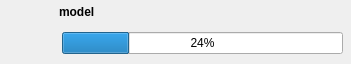
<?xml version="1.0" encoding="UTF-8"?>
<ui version="4.0">
 <class>BoardWidget</class>
 <widget class="QWidget" name="BoardWidget">
  <property name="geometry">
   <rect>
    <x>0</x>
    <y>0</y>
    <width>351</width>
    <height>64</height>
   </rect>
  </property>
  <property name="sizePolicy">
   <sizepolicy hsizetype="Expanding" vsizetype="Fixed">
    <horstretch>0</horstretch>
    <verstretch>0</verstretch>
   </sizepolicy>
  </property>
  <property name="minimumSize">
   <size>
    <width>0</width>
    <height>64</height>
   </size>
  </property>
  <property name="maximumSize">
   <size>
    <width>16777215</width>
    <height>64</height>
   </size>
  </property>
  <property name="windowTitle">
   <string>Form</string>
  </property>
  <layout class="QHBoxLayout" name="horizontalLayout" stretch="0,1">
   <property name="leftMargin">
    <number>5</number>
   </property>
   <property name="topMargin">
    <number>5</number>
   </property>
   <property name="rightMargin">
    <number>5</number>
   </property>
   <property name="bottomMargin">
    <number>5</number>
   </property>
   <item>
    <widget class="QLabel" name="boardIcon">
     <property name="sizePolicy">
      <sizepolicy hsizetype="Fixed" vsizetype="Fixed">
       <horstretch>0</horstretch>
       <verstretch>0</verstretch>
      </sizepolicy>
     </property>
     <property name="minimumSize">
      <size>
       <width>48</width>
       <height>48</height>
      </size>
     </property>
     <property name="maximumSize">
      <size>
       <width>48</width>
       <height>48</height>
      </size>
     </property>
     <property name="text">
      <string/>
     </property>
     <property name="pixmap">
      <pixmap resource="resources.qrc">:/board</pixmap>
     </property>
     <property name="scaledContents">
      <bool>true</bool>
     </property>
    </widget>
   </item>
   <item>
    <layout class="QVBoxLayout" name="verticalLayout" stretch="1,0">
     <property name="spacing">
      <number>3</number>
     </property>
     <item>
      <widget class="QLabel" name="modelLabel">
       <property name="font">
        <font>
         <weight>75</weight>
         <bold>true</bold>
        </font>
       </property>
       <property name="text">
        <string>model</string>
       </property>
       <property name="alignment">
        <set>Qt::AlignLeading|Qt::AlignLeft|Qt::AlignTop</set>
       </property>
      </widget>
     </item>
     <item>
      <widget class="QStackedWidget" name="stackedWidget">
       <property name="currentIndex">
        <number>1</number>
       </property>
       <widget class="QWidget" name="page">
        <layout class="QVBoxLayout" name="verticalLayout_2">
         <property name="spacing">
          <number>3</number>
         </property>
         <property name="leftMargin">
          <number>0</number>
         </property>
         <property name="topMargin">
          <number>0</number>
         </property>
         <property name="rightMargin">
          <number>0</number>
         </property>
         <property name="bottomMargin">
          <number>0</number>
         </property>
         <item>
          <widget class="QLabel" name="capabilityLabel">
           <property name="font">
            <font>
             <italic>true</italic>
            </font>
           </property>
           <property name="text">
            <string>capabilities</string>
           </property>
          </widget>
         </item>
         <item>
          <widget class="QLabel" name="locationLabel">
           <property name="text">
            <string>location</string>
           </property>
          </widget>
         </item>
        </layout>
       </widget>
       <widget class="QWidget" name="page_2">
        <layout class="QVBoxLayout" name="verticalLayout_4">
         <property name="leftMargin">
          <number>3</number>
         </property>
         <property name="topMargin">
          <number>3</number>
         </property>
         <property name="rightMargin">
          <number>3</number>
         </property>
         <property name="bottomMargin">
          <number>3</number>
         </property>
         <item>
          <widget class="QProgressBar" name="taskProgress">
           <property name="value">
            <number>24</number>
           </property>
           <property name="textVisible">
            <bool>true</bool>
           </property>
          </widget>
         </item>
        </layout>
       </widget>
      </widget>
     </item>
    </layout>
   </item>
  </layout>
 </widget>
 <resources>
  <include location="resources.qrc"/>
 </resources>
 <connections/>
</ui>
